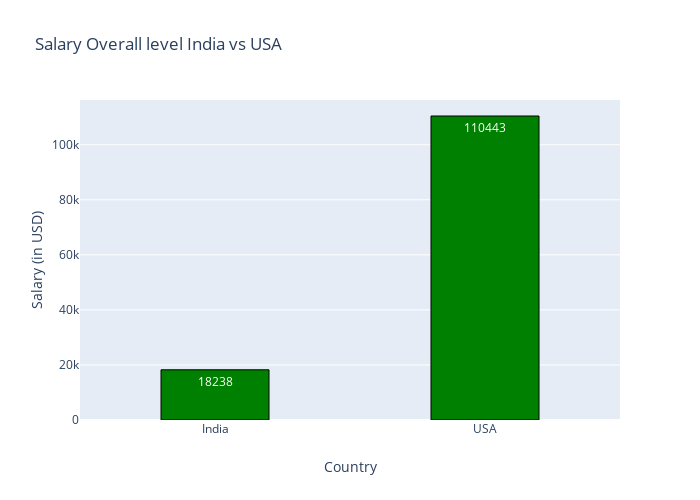

Write notebook code for a chart like this one.
### Code cell
Sal = round(df_IndUSA[~df_IndUSA['Q5'].isin(['Not employed','Student'])].groupby('Q3')['income'].mean())

x = Sal.index
y = Sal.values


# Use textposition='auto' for direct text
fig = go.Figure(data=[go.Bar(
            x=x,
            y=y,
            text=y,
            width=0.4,
            textposition='auto',
            marker=dict(color='green')
 )])

fig.data[0].marker.line.width = 1
fig.data[0].marker.line.color = "black"
fig.update_layout(yaxis=dict(title='Salary (in USD)'),width=700,height=500,
                  title='Salary Overall level India vs USA',
                  xaxis=dict(title='Country'))
fig.show()

### Figure 1 — Plotly figure (JSON) as saved in the notebook; plotly's stock layout.template omitted (floating-point values rounded to 4 significant figures)
{"data": [{"marker": {"color": "green", "line": {"color": "black", "width": 1}}, "text": [18238, 110443], "textposition": "auto", "type": "bar", "width": 0.4, "x": ["India", "USA"], "y": [18238, 110443]}], "layout": {"height": 500, "title": {"text": "Salary Overall level India vs USA"}, "width": 700, "xaxis": {"title": {"text": "Country"}}, "yaxis": {"title": {"text": "Salary (in USD)"}}}}
